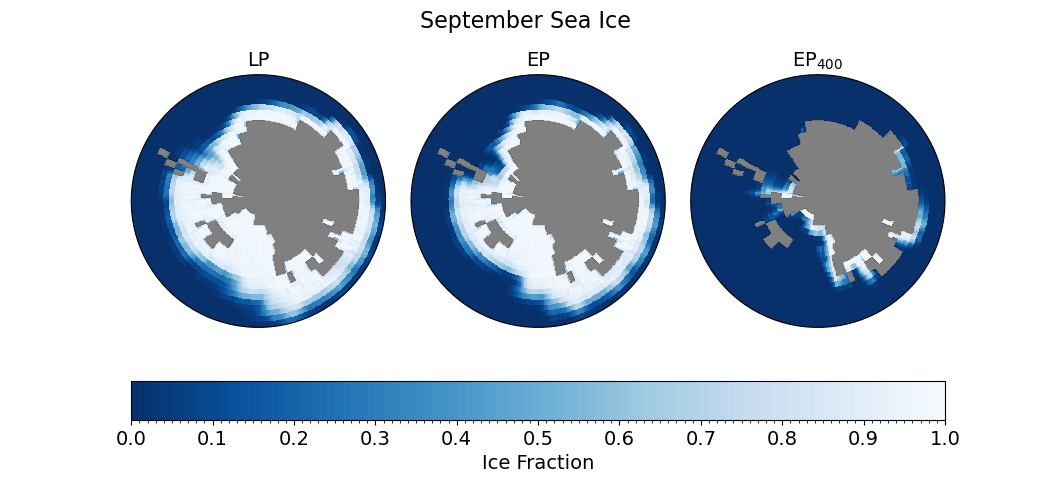

Generate this figure with Python:
#!/usr/bin/env python3
# -*- coding: utf-8 -*-
#"""
#Created 16 May 2023
#
#@author: earjcti
#"""
#
#  plot the sea ice for summer and winter for NH and SH
#
#

import cartopy.crs as ccrs
import cartopy as cy
import matplotlib.pyplot as plt
from matplotlib import gridspec
import matplotlib.path as mpath
import matplotlib as mpl
import iris
import iris.quickplot as qplt
import iris.plot as iplt
import numpy as np
from matplotlib.colors import LinearSegmentedColormap
import sys



def polarCentral_set_latlim(lat_lims, ax):
    ax.set_extent([-180, 180, lat_lims[0], lat_lims[1]], ccrs.PlateCarree())
    # Compute a circle in axes coordinates, which we can use as a boundary
    # for the map. We can pan/zoom as much as we like - the boundary will be
    # permanently circular.
    theta = np.linspace(0, 2*np.pi, 100)
    center, radius = [0.5, 0.5], 0.5
    verts = np.vstack([np.sin(theta), np.cos(theta)]).T
    circle = mpath.Path(verts * radius + center)

    ax.set_boundary(circle, transform=ax.transAxes)

def get_lsm(expt):
    """
    land sea mask is where the point is ocean in both pliocene and pi
    """
    lsm_plio_file = (filestart + '/um/' + expt + '/database_averages/' + expt + 
                     '_Annual_Average_#pf_SST_3900_4000.nc')
  
    sst_plio_cube = iris.load_cube(lsm_plio_file)
    
    lsm_plio_cube = sst_plio_cube.copy(data=sst_plio_cube.data.mask)
  
    lsm_plio_cube = iris.util.squeeze(lsm_plio_cube)

    
    return lsm_plio_cube


def plot_seaice(hemisphere,cube,month,lsm_cube,exptno):
    """
    plots the sea ice for the experiment for either the NH or the southern
    hemisphere
    """
    outstart = filestart + 'um/' + expt + '/avgplots/seaice/'
    
    levels=np.arange(0.0, 1.01, 0.01)
    if hemisphere == 'NH':
        lat_lims=[60,90]
    if hemisphere == 'SH':
        lat_lims=[-60,-90]

    custom_cmap = plt.cm.get_cmap('Blues_r',len(levels))
    custom_cmap.set_under('grey')
    custom_cmap.set_over('white')


    # plot
    if hemisphere == 'NH':
         ax=fig.add_subplot(spec[exptno],projection=ccrs.NorthPolarStereo())
    if hemisphere == 'SH':   
        # ax=plt.subplot(1,1,1,projection=ccrs.SouthPolarStereo())
         ax=fig.add_subplot(spec[exptno],projection=ccrs.SouthPolarStereo())
  
    polarCentral_set_latlim(lat_lims,ax)
    axplot=iplt.pcolormesh(cube,cmap=custom_cmap,
                 norm=mpl.colors.BoundaryNorm(levels, 
                                             ncolors=len(levels)-1,
                                             clip=False))

    plt.title(name.get(expt),fontsize=14)
    iplt.contour(lsm_cube, levels=[-2,0.5,2],
                  colors='black', linewidths=0.1)

    if exptno == 2:
        cax = fig.add_subplot(spec[2:4])
        pos = cax.get_position()
        cax.set_position([pos.x0,pos.y0+0.05,pos.width,pos.height*0.1])
        cbar = fig.colorbar(axplot, cax=cax,orientation='horizontal')
        cbar.ax.tick_params(labelsize=14)
        cbar.set_label('Ice Fraction',fontsize=14)
        cbar.set_ticks([0.0,0.1,0.2,0.3,0.4,0.5,0.6,0.7,0.8,0.9,1.0])  
   
        # add title
        fig.text(
            0.5, 0.98, # x, y in figure coordinates
            month + ' Sea Ice',
            ha='center',
            va='top',
            fontsize=16
        )

    #cbar = plt.colorbar(axplot,  orientation= 'vertical')
    
   
    
   


def calc_SH_cice_area(title,cube):
    """
    calculates the area of SH sea ice in 'cube'
    """

    # extract SH only and replace land with NAN
    SH_constraint = iris.Constraint(latitude = lambda cell: cell  < 0)
    SH_cube = cube.extract(SH_constraint)
    
    # get area weights (if land put grid areas to zero)
    SH_cube.coord('longitude').guess_bounds()
    SH_cube.coord('latitude').guess_bounds()
    grid_areas = iris.analysis.cartography.area_weights(SH_cube)
    for j in range(0,72):
        for i in range(0,288):
            if SH_cube.data[j,i] < 0.0:
                SH_cube.data[j,i]=0.0

    # calculate total sea ice area and print out
    seaicearea = SH_cube.collapsed(['latitude','longitude'],
                                   iris.analysis.SUM,weights=grid_areas)
    # divide by 1E6 to convert from m2 to km2 and another 1E6 to convert to
    # million km2
    print(title,seaicearea.data / 1E12)
 
    return seaicearea.data / 1E12

#################
# MAIN PROGRAM
################

filestart = '/home/earjcti/'

name = {'xqbwc':'PI',
        'xqbwd':'LP', 'xqbwe':'EP$_{400}$',
        'xqbwr':'Late Pliocene (min_LSM)', 'xqbwg':'EP',
        'xpsid':'LP',
        'xpsie':'EP - 400ppmv','xpsig':'EP'}

expts=['xqbwd','xqbwg','xqbwe']


# setup for figure
fig = plt.figure(figsize=[10.5,5.0])

spec = gridspec.GridSpec(ncols=3, nrows=2,hspace=0.1,
                         wspace=0.1, width_ratios=[1,1,1],
                         height_ratios=[1,0.3])


for exptno,expt in enumerate(expts):
    MP_cube = iris.load_cube(filestart + 'um/'+expt+'/database_averages/'+expt+'_Monthly_Average_#pf_SeaIceConc_3900_4000.nc', 'SeaIceConc')

    lsm_plio_cube = get_lsm('xqbwd')
    
    # set land to -100
    for i in range(0,12):
        MP_cube.data[i,0,:,:] = np.where(lsm_plio_cube.data == 1.0, -100.,
                                     MP_cube.data[i,0,:,:])


    # day 45.5 represents february, 255.5 represents july
    #print(MP_cube)
    #print(MP_cube.coord('time').points)
    #print(MP_cube.extract(iris.Constraint(time=45.)))
    febMP_cube = iris.util.squeeze(MP_cube.extract(iris.Constraint(time=45.)))
    sepMP_cube = iris.util.squeeze(MP_cube.extract(iris.Constraint(time=255.)))
    annMP_cube = iris.util.squeeze(MP_cube.collapsed('time',iris.analysis.MEAN))
  

    # plot NH sea ice for all months
    #plot_seaice('NH',febMP_cube,'February',lsm_plio_cube)
    #plot_seaice('NH',sepMP_cube,'September',lsm_plio_cube)
    #plot_seaice('NH',annMP_cube,'Annual',lsm_plio_cube)

    # plot SH sea ice for all months
    #plot_seaice('SH',febMP_cube,'February',lsm_plio_cube)
    plot_seaice('SH',sepMP_cube,'September',lsm_plio_cube,exptno)
    #plot_seaice('SH',annMP_cube,'Annual',lsm_plio_cube)

plt.savefig('sea_ice_area_supp.png')
    
plt.close()

# calculate area of SH sea ice
#ciceareamp = calc_SH_cice_area('Feb ' + expt,febMP_cube)
#ciceareapi = calc_SH_cice_area('Feb ' + cntl,febPI_cube)
#print('anomaly feb',ciceareamp - ciceareapi)
#print(' ')
    
#ciceareamp=calc_SH_cice_area('Sep ' + expt,sepMP_cube)
#ciceareapi=calc_SH_cice_area('Sep ' + cntl,sepPI_cube)
#print('anomaly sep',ciceareamp - ciceareapi)
#print(' ')
    

#ciceareamp=calc_SH_cice_area('Ann ' + expt,annMP_cube)
#ciceareapi=calc_SH_cice_area('Ann ' + cntl,annPI_cube)
#print('anomaly ann',ciceareamp - ciceareapi)
#print(' ')
